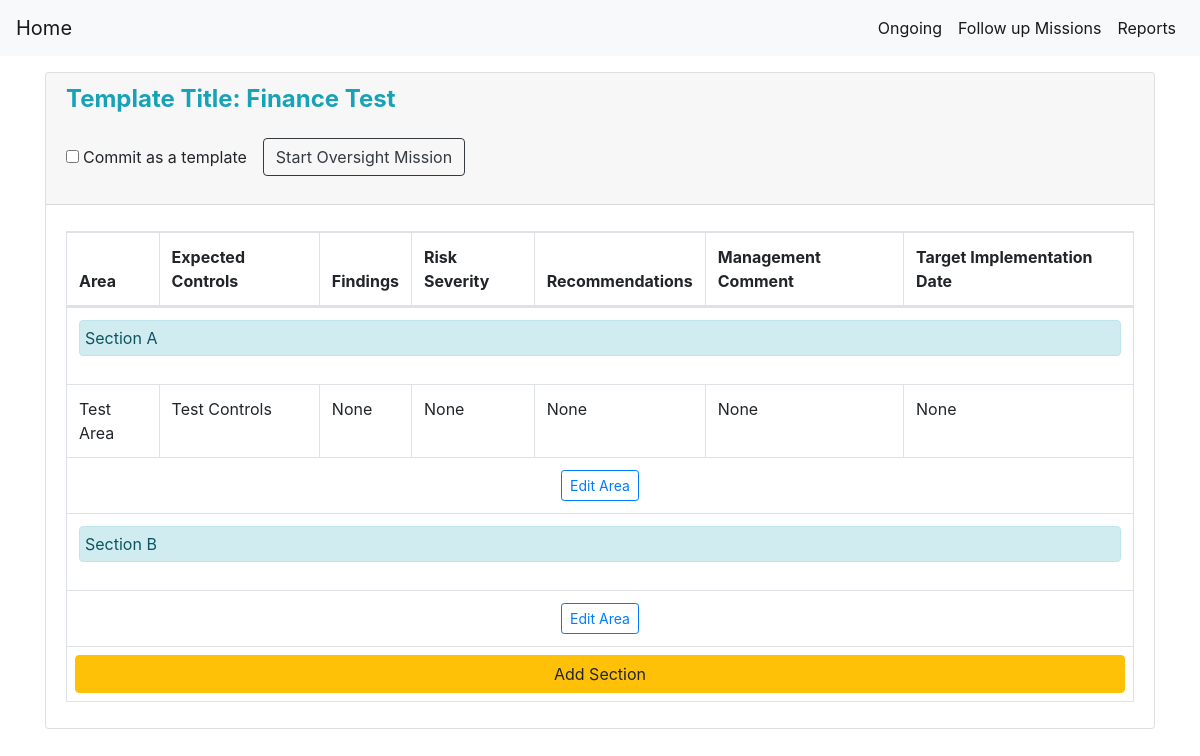
The app's page /load/1, older data.
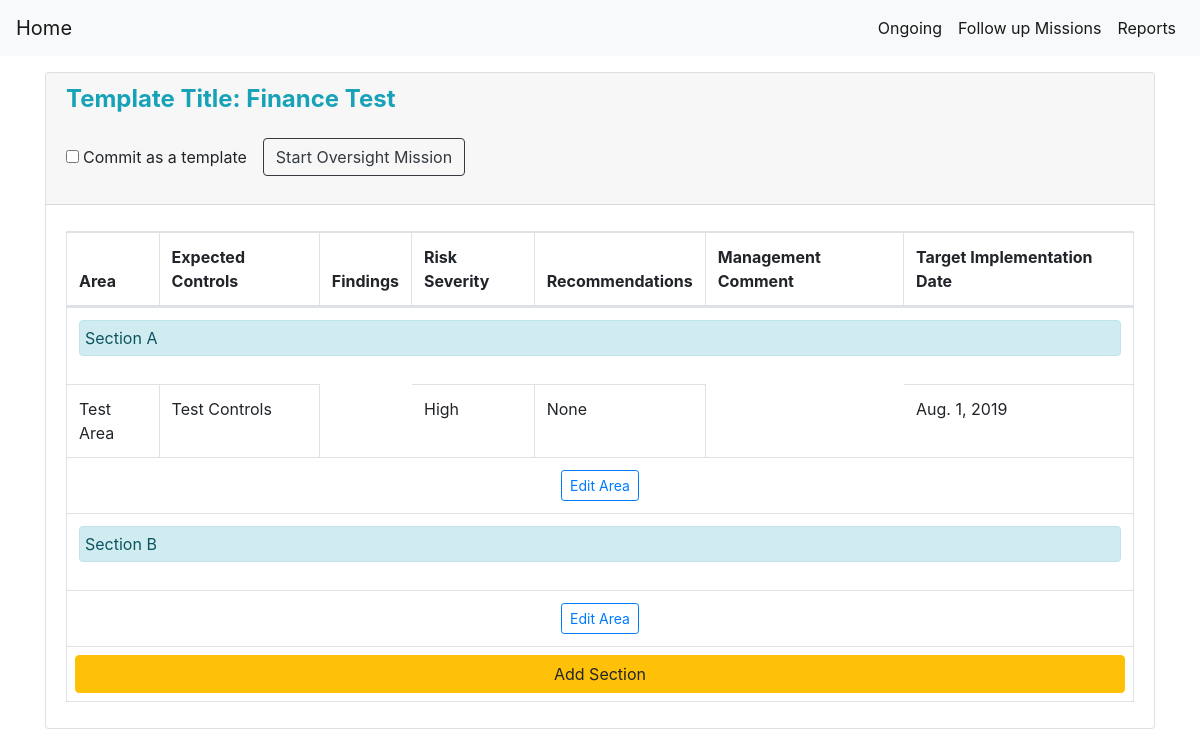
The same page, newer data.
### core/models.py (models this page shows, shortened)
class Area(models.Model):
    risk_choices = (
        ("High", "high"),
        ("Medium", "medium"),
        ("Low", "low"),
    )
    area_name = models.CharField(max_length=100, verbose_name="Area name", null=True)
    expected_controls = models.CharField(max_length=1000, verbose_name="Expected Controls", null=True)
    findings = models.CharField(max_length=1000, verbose_name="Findings", null=True)
    risk = models.CharField(max_length=50, choices=risk_choices, verbose_name="Risk Severity", null=True)
    recommendation = models.CharField(max_length=1000, verbose_name="Recommendation", null=True)
    comment = models.CharField(max_length=1000, verbose_name="Management Comment", null=True)
    implementation_date = models.DateField(auto_now_add=False, verbose_name="Target Implementation Date", null=True)
    section = models.ForeignKey("Section", verbose_name="Section", on_delete=models.CASCADE, null=True)
    class Meta:
        verbose_name = "Area"

### core/views.py (the view)
# urls.py: path('load/<int:template_id>',loadTemplate,name="load_template"),
def loadTemplate(request, template_id):
    template = Template.objects.get(pk=template_id)
    sections = Section.objects.filter(template__id=template_id)
    areas = Area.objects.filter(template__id=template_id)
    section_form = AddSectionForm()
    area_form = AddAreaForm()
    context = {
        "template":template,
        "sections":sections,
        "areas":areas,
        "section_form":section_form,
        "area_form":area_form,
    }
    print(context["template"])
    return render(request, "core/load.html", context)

### core/forms.py
class AddSectionForm(forms.Form):
    section_name = forms.CharField(max_length=100, required=True, widget=forms.TextInput(attrs={'placeholder':'Section Name'}), help_text="Type in the name of the section")

class AddAreaForm(forms.Form):
    area_name = forms.CharField(max_length=100, required=True, widget=forms.TextInput(attrs={'placeholder':'Area Name'}), help_text="Type in the name of the area")
    expected_controls = forms.CharField(max_length=1000, required=True, widget=forms.Textarea(attrs={'placeholder':'Expected Controls',"rows":"3", "cols":"2"}))

### core/models.py (called while the page is built)
    def __str__(self):
        return self.template_name

### core/templates/core/load.html (shortened to what this page needs)
{% extends "core/base.html" %}
{% load crispy_forms_tags %}
{% load widget_tweaks %}
{% load static %}
{% block content %}
    <div class="container">
            <div class="card mt-3">
                <div class="card-header">
                    <h4><b class="text-info">Template Title: {{ template.template_name }}</b></h4>
                    <form action="{% url "start" template.id %}" class="form-inline" method="get">
                        <input class="form-check-input" type="checkbox" name="save_template" value="yes" id="is_template">
                        <label class="form-check-label" for="is_template">
                        Commit as a template
                        </label>
                        <br>
                        <button type="submit" class="btn btn-outline-dark m-3">Start Oversight Mission</button>
                    </form>
                </div>
                <div class="card-body">
                    <table id="{{ template.id }}" data-order="[]" class="table table-bordered" >
                        <thead>
                            <tr>
                                <th>Area</th>
                                <th>Expected Controls</th>
                                <th>Findings</th>
                                <th>Risk Severity</th>
                                <th>Recommendations</th>
                                <th>Management Comment</th>
                                <th>Target Implementation Date</th>
                            </tr>
                        </thead>
                        <tbody>
                            {% for section in sections %}
                            <tr>
                                <td colspan="7">
                                    <div class="alert alert-info" style="padding: 5px !important">{{ section.section_name }}</div>
                                </td>
                            </tr>
                            <tr>
                                {% for area in areas %}
                                {% if area.section == section %}
                                    <td>{{ area.area_name }}</td>
                                    <td>{{ area.expected_controls }}</td>
                                    <td>{{ area.findings }}</td>
                                    <td>{{ area.risk }}</td>
                                    <td>{{ area.recommendation }}</td>
                                    <td>{{ area.comment }}</td>
                                    <td>{{ area.implementation_date }}</td>
                                {% endif %}
                                {% endfor %}
                            </tr>
                            <tr>
                                <td colspan="7" class="text-center">
                                    <button class="btn btn-outline-primary btn-sm" data-toggle="collapse" data-target="#form-{{ section.id }}">Edit Area</button>
                                </td>
                            </tr>
                            {% endfor %}
                            <tr>
                                <td colspan="7" class="text-center p-2">
                                    <button class="btn btn-warning btn-block" data-toggle="collapse"
                                        data-target="#add-section-{{ template.id }}">Add Section</button>
                                </td>
                            </tr>
                        </tbody>
                    </table>
                </div>
            </div>
    </div>
{% endblock %}

Row changes from the older to the newer data that the page shows:
changed Area "Test Area": risk "None" → "High"; implementation_date "None" → "Aug. 1, 2019"; findings "None" → (not shown); comment "None" → (not shown)
